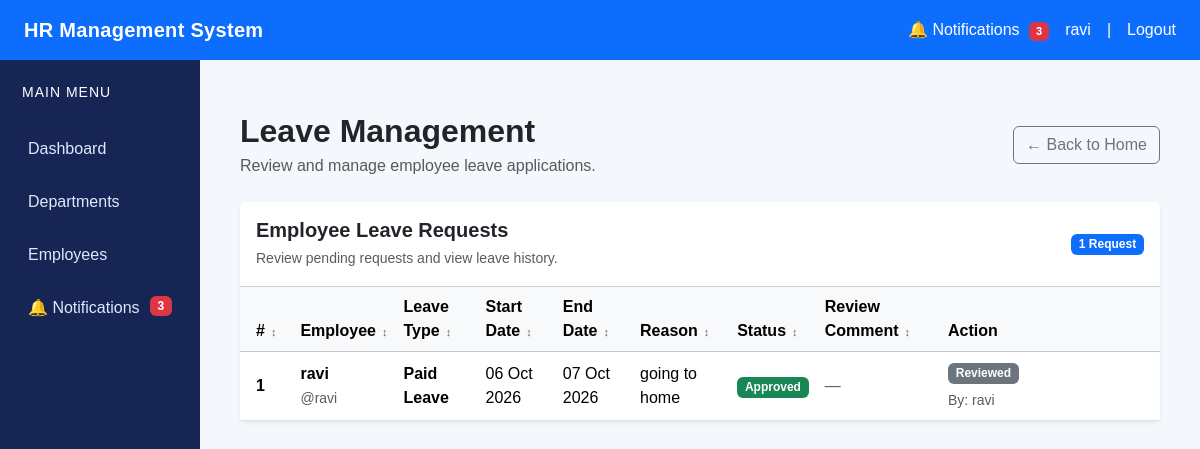
The page /leaves/manage/ (signed in) on the database its author committed.
### leaves/models.py (models this page shows, shortened)
class LeaveRequest(models.Model):
    LEAVE_TYPE_CHOICES = [
        ('CASUAL', 'Casual Leave'),
        ('SICK', 'Sick Leave'),
        ('PAID', 'Paid Leave'),
        ('UNPAID', 'Unpaid Leave'),
    ]
    STATUS_CHOICES = [
        ('PENDING', 'Pending'),
        ('APPROVED', 'Approved'),
        ('REJECTED', 'Rejected'),
    ]
    employee = models.ForeignKey(
        User,
        on_delete=models.CASCADE,
        related_name='leave_requests'
    )
    leave_type = models.CharField(
        max_length=20,
        choices=LEAVE_TYPE_CHOICES
    )
    start_date = models.DateField()
    end_date = models.DateField()
    reason = models.TextField()
    status = models.CharField(
        max_length=20,
        choices=STATUS_CHOICES,
        default='PENDING'
    )
    applied_on = models.DateTimeField(auto_now_add=True)
    reviewed_by = models.ForeignKey(
        User,
        on_delete=models.SET_NULL,
        null=True,
        blank=True,
        related_name='reviewed_leave_requests'
    )
    review_comment = models.TextField(blank=True)
    class Meta:
        ordering = ['-applied_on']

### leaves/views.py (the view)
# urls.py: path('manage/', views.manage_leaves, name='manage_leaves'),
@login_required
def manage_leaves(request):
    if not hasattr(request.user, 'profile'):
        raise PermissionDenied
    if request.user.profile.role not in [
        'ADMIN',
        'HR'
    ]:
        raise PermissionDenied
    leaves = LeaveRequest.objects.select_related(
        'employee',
        'reviewed_by'
    ).all().order_by('-applied_on')
    return render(
        request,
        'leaves/manage_leaves.html',
        {
            'leaves': leaves
        }
    )

### notifications/context_processors.py (called while the page is built)
def notification_count(request):
    if request.user.is_authenticated:
        unread_count = Notification.objects.filter(
            user=request.user,
            is_read=False
        ).count()
        return {
            'unread_notifications_count': unread_count
        }
    return {
        'unread_notifications_count': 0
    }

### templates/leaves/manage_leaves.html (shortened to what this page needs)
{% extends 'base.html' %}
{% block content %}
<div class="container-fluid py-4">
    <div class="d-flex justify-content-between align-items-center mb-4 flex-wrap gap-2">
        <div>
            <h2 class="fw-bold mb-1">Leave Management</h2>
            <p class="text-muted mb-0">
                Review and manage employee leave applications.
            </p>
        </div>
        <a href="{% url 'home' %}"
           class="btn btn-outline-secondary">
            ← Back to Home
        </a>
    </div>
    {% if leaves %}
    <div class="card border-0 shadow-sm">
        <div class="card-header bg-white p-3">
            <div class="d-flex justify-content-between align-items-center">
                <div>
                    <h5 class="fw-bold mb-1">
                        Employee Leave Requests
                    </h5>
                    <small class="text-muted">
                        Review pending requests and view leave history.
                    </small>
                </div>
                <span class="badge bg-primary">
                    {{ leaves|length }} Request{{ leaves|length|pluralize }}
                </span>
            </div>
        </div>
        <div class="card-body p-0">
            <div class="table-responsive">
                <table class="table table-hover align-middle mb-0">
                    <thead class="table-light">
                        <tr>
                            <th class="px-3">#</th>
                            <th>Employee</th>
                            <th>Leave Type</th>
                            <th>Start Date</th>
                            <th>End Date</th>
                            <th>Reason</th>
                            <th>Status</th>
                            <th>Review Comment</th>
                            <th>Action</th>
                        </tr>
                    </thead>
                    <tbody>
                        {% for leave in leaves %}
                        <tr>
                            <td class="px-3 fw-semibold">
                                {{ leave.id }}
                            </td>
                            <td>
                                <strong>
                                    {{ leave.employee.get_full_name|default:leave.employee.username }}
                                </strong>
                                <br>
                                <small class="text-muted">
                                    @{{ leave.employee.username }}
                                </small>
                            </td>
                            <td>
                                <span class="fw-semibold">
                                    {{ leave.get_leave_type_display }}
                                </span>
                            </td>
                            <td>
                                {{ leave.start_date|date:"d M Y" }}
                            </td>
                            <td>
                                {{ leave.end_date|date:"d M Y" }}
                            </td>
                            <td>
                                <span title="{{ leave.reason }}">
                                    {{ leave.reason|truncatechars:40 }}
                                </span>
                            </td>
                            <td>
                                {% if leave.status == 'APPROVED' %}
                                    <span class="badge bg-success">
                                        Approved
                                    </span>
                                {% elif leave.status == 'REJECTED' %}
                                    <span class="badge bg-danger">
                                        Rejected
                                    </span>
                                {% else %}
                                    <span class="badge bg-warning text-dark">
                                        Pending
                                    </span>
                                {% endif %}
                            </td>
                            <td>
                                {% if leave.review_comment %}
                                    <span title="{{ leave.review_comment }}">
                                        {{ leave.review_comment|truncatechars:35 }}
                                    </span>
                                {% else %}
                                    <span class="text-muted">
                                        —
                                    </span>
                                {% endif %}
                            </td>
                            <td style="min-width: 220px;">
                                {% if leave.status == 'PENDING' %}
                                    <form method="POST"
                                          action="{% url 'review_leave' leave.id %}">
                                        {% csrf_token %}
                                        <textarea
                                            name="review_comment"
                                            class="form-control form-control-sm mb-2"
                                            rows="2"
                                            placeholder="Optional review comment"></textarea>
                                        <div class="d-flex gap-2">
                                            <button
                                                type="submit"
                                                name="action"
                                                value="approve"
                                                class="btn btn-success btn-sm">
                                                ✓ Approve
                                            </button>
                                            <button
                                                type="submit"
                                                name="action"
                                                value="reject"
                                                class="btn btn-danger btn-sm">
                                                ✕ Reject
                                            </button>
                                        </div>
                                    </form>
                                {% else %}
                                    <span class="badge bg-secondary">
                                        Reviewed
                                    </span>
                                    {% if leave.reviewed_by %}
                                        <div class="mt-1">
                                            <small class="text-muted">
                                                By:
                                                {{ leave.reviewed_by.username }}
                                            </small>
                                        </div>
                                    {% endif %}
                                {% endif %}
                            </td>
                        </tr>
                        {% endfor %}
                    </tbody>
                </table>
            </div>
        </div>
    </div>
    {% endif %}
</div>
{% endblock %}

### templates/base.html (shortened to what this page needs)
{% load static %}
<!DOCTYPE html>
<html lang="en">
<head>
    <link
        href="https://cdn.jsdelivr.net/npm/bootstrap@5.3.3/dist/css/bootstrap.min.css"
        rel="stylesheet"
    >
</head>
<body>
    <nav class="navbar navbar-dark bg-primary px-4">
        <a
            class="navbar-brand fw-bold"
            href="{% url 'dashboard' %}"
        >
            HR Management System
        </a>
        <div class="text-white d-flex align-items-center gap-3 flex-wrap">
            <a
                href="{% url 'notification_list' %}"
                class="text-white text-decoration-none"
            >
                🔔 Notifications
                {% if unread_notifications_count > 0 %}
                    <span class="badge bg-danger notification-badge">
                        {{ unread_notifications_count }}
                    </span>
                {% endif %}
            </a>
            <span>
                {{ request.user.username }}
            </span>
            <span>|</span>
            <a
                href="{% url 'logout' %}"
                class="text-white text-decoration-none"
            >
                Logout
            </a>
        </div>
    </nav>
    <div class="container-fluid">
        <div class="row">
            <aside class="col-md-2 sidebar">
                <h5 class="text-white mb-4">
                    MAIN MENU
                </h5>
                <a href="{% url 'dashboard' %}">
                    Dashboard
                </a>
                <a href="{% url 'department_list' %}">
                    Departments
                </a>
                <a href="{% url 'employee_list' %}">
                    Employees
                </a>
                <a href="{% url 'notification_list' %}">
                    🔔 Notifications
                    {% if unread_notifications_count > 0 %}
                        <span class="badge bg-danger float-end">
                            {{ unread_notifications_count }}
                        </span>
                    {% endif %}
                </a>
            </aside>
            <main class="col-md-10 main-content">
                {% block content %}
                {% endblock %}
            </main>
        </div>
    </div>
</body>
</html>

### templates/base.html (style rules this page uses)
body { background-color: #f4f7fb; font-family: Arial, sans-serif; margin: 0; }
.navbar { min-height: 60px; }
.navbar-brand { letter-spacing: 0.3px; }
.sidebar { min-height: 100vh; background: #172554; padding-top: 24px; }
.sidebar h5 { font-size: 14px; letter-spacing: 1px; padding-left: 10px; }
.sidebar a { display: block; color: #dbeafe; text-decoration: none; padding: 12px 16px; border-radius: 8px; margin-bottom: 5px; transition: background 0.2s ease, color 0.2s ease; }
.main-content { padding: 28px; min-height: calc(100vh - 60px); }
.notification-badge { font-size: 11px; padding: 4px 7px; margin-left: 5px; }

### rows shown on the page
LeaveRequest: id "1", employee.get_full_name "ravi", employee.username "ravi", leave_type "Paid Leave", start_date "06 Oct 2026", end_date "07 Oct 2026", reason "going to home", status "Approved", reviewed_by.username "ravi"

### other values the page prints
{{ unread_notifications_count }} "3"
{{ request.user.username }} "ravi"
{{ leaves|length }} "1"
